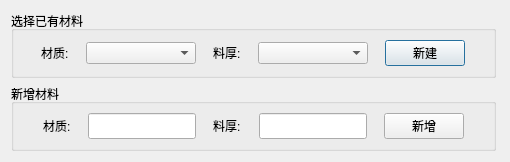
<?xml version="1.0" encoding="UTF-8"?>
<ui version="4.0">
 <class>CAM_NewMaterial</class>
 <widget class="QDialog" name="CAM_NewMaterial">
  <property name="enabled">
   <bool>true</bool>
  </property>
  <property name="geometry">
   <rect>
    <x>0</x>
    <y>0</y>
    <width>510</width>
    <height>140</height>
   </rect>
  </property>
  <property name="sizePolicy">
   <sizepolicy hsizetype="Fixed" vsizetype="Fixed">
    <horstretch>0</horstretch>
    <verstretch>0</verstretch>
   </sizepolicy>
  </property>
  <property name="minimumSize">
   <size>
    <width>510</width>
    <height>0</height>
   </size>
  </property>
  <property name="maximumSize">
   <size>
    <width>510</width>
    <height>140</height>
   </size>
  </property>
  <property name="windowTitle">
   <string>新建材料</string>
  </property>
  <property name="windowIcon">
   <iconset resource="resource.qrc">
    <normaloff>:/rec/Resource/company/wit.png</normaloff>:/rec/Resource/company/wit.png</iconset>
  </property>
  <property name="modal">
   <bool>true</bool>
  </property>
  <layout class="QVBoxLayout" name="verticalLayout">
   <property name="rightMargin">
    <number>0</number>
   </property>
   <item>
    <widget class="QGroupBox" name="groupBox">
     <property name="sizePolicy">
      <sizepolicy hsizetype="Fixed" vsizetype="Expanding">
       <horstretch>0</horstretch>
       <verstretch>0</verstretch>
      </sizepolicy>
     </property>
     <property name="minimumSize">
      <size>
       <width>485</width>
       <height>0</height>
      </size>
     </property>
     <property name="maximumSize">
      <size>
       <width>485</width>
       <height>16777215</height>
      </size>
     </property>
     <property name="title">
      <string>选择已有材料</string>
     </property>
     <layout class="QFormLayout" name="formLayout_2">
      <property name="rightMargin">
       <number>0</number>
      </property>
      <item row="0" column="0">
       <layout class="QHBoxLayout" name="horizontalLayout_2" stretch="1,1,1,1,1,1,1,1,1,1">
        <property name="spacing">
         <number>4</number>
        </property>
        <property name="leftMargin">
         <number>5</number>
        </property>
        <item>
         <spacer name="horizontalSpacer_9">
          <property name="orientation">
           <enum>Qt::Horizontal</enum>
          </property>
          <property name="sizeHint" stdset="0">
           <size>
            <width>13</width>
            <height>20</height>
           </size>
          </property>
         </spacer>
        </item>
        <item>
         <widget class="QLabel" name="label_3">
          <property name="sizePolicy">
           <sizepolicy hsizetype="Expanding" vsizetype="Preferred">
            <horstretch>0</horstretch>
            <verstretch>0</verstretch>
           </sizepolicy>
          </property>
          <property name="text">
           <string>材质:</string>
          </property>
         </widget>
        </item>
        <item>
         <spacer name="horizontalSpacer">
          <property name="orientation">
           <enum>Qt::Horizontal</enum>
          </property>
          <property name="sizeHint" stdset="0">
           <size>
            <width>13</width>
            <height>20</height>
           </size>
          </property>
         </spacer>
        </item>
        <item>
         <widget class="QComboBox" name="comboBox_2">
          <property name="sizePolicy">
           <sizepolicy hsizetype="Expanding" vsizetype="Fixed">
            <horstretch>0</horstretch>
            <verstretch>0</verstretch>
           </sizepolicy>
          </property>
          <property name="minimumSize">
           <size>
            <width>110</width>
            <height>0</height>
           </size>
          </property>
         </widget>
        </item>
        <item>
         <spacer name="horizontalSpacer_2">
          <property name="orientation">
           <enum>Qt::Horizontal</enum>
          </property>
          <property name="sizeHint" stdset="0">
           <size>
            <width>13</width>
            <height>20</height>
           </size>
          </property>
         </spacer>
        </item>
        <item>
         <widget class="QLabel" name="label_4">
          <property name="sizePolicy">
           <sizepolicy hsizetype="Expanding" vsizetype="Preferred">
            <horstretch>0</horstretch>
            <verstretch>0</verstretch>
           </sizepolicy>
          </property>
          <property name="text">
           <string>料厚:</string>
          </property>
         </widget>
        </item>
        <item>
         <spacer name="horizontalSpacer_3">
          <property name="orientation">
           <enum>Qt::Horizontal</enum>
          </property>
          <property name="sizeHint" stdset="0">
           <size>
            <width>13</width>
            <height>20</height>
           </size>
          </property>
         </spacer>
        </item>
        <item>
         <widget class="QComboBox" name="comboBox">
          <property name="sizePolicy">
           <sizepolicy hsizetype="Expanding" vsizetype="Fixed">
            <horstretch>0</horstretch>
            <verstretch>0</verstretch>
           </sizepolicy>
          </property>
          <property name="minimumSize">
           <size>
            <width>110</width>
            <height>0</height>
           </size>
          </property>
         </widget>
        </item>
        <item>
         <spacer name="horizontalSpacer_10">
          <property name="orientation">
           <enum>Qt::Horizontal</enum>
          </property>
          <property name="sizeHint" stdset="0">
           <size>
            <width>13</width>
            <height>20</height>
           </size>
          </property>
         </spacer>
        </item>
        <item>
         <widget class="QPushButton" name="pushButton_new">
          <property name="sizePolicy">
           <sizepolicy hsizetype="Expanding" vsizetype="Fixed">
            <horstretch>0</horstretch>
            <verstretch>0</verstretch>
           </sizepolicy>
          </property>
          <property name="text">
           <string>新建</string>
          </property>
         </widget>
        </item>
       </layout>
      </item>
     </layout>
    </widget>
   </item>
   <item>
    <widget class="QGroupBox" name="groupBox_2">
     <property name="sizePolicy">
      <sizepolicy hsizetype="Fixed" vsizetype="Expanding">
       <horstretch>0</horstretch>
       <verstretch>0</verstretch>
      </sizepolicy>
     </property>
     <property name="minimumSize">
      <size>
       <width>485</width>
       <height>0</height>
      </size>
     </property>
     <property name="maximumSize">
      <size>
       <width>485</width>
       <height>16777215</height>
      </size>
     </property>
     <property name="title">
      <string>新增材料</string>
     </property>
     <layout class="QFormLayout" name="formLayout">
      <property name="rightMargin">
       <number>0</number>
      </property>
      <item row="0" column="0">
       <layout class="QHBoxLayout" name="horizontalLayout">
        <property name="spacing">
         <number>4</number>
        </property>
        <property name="leftMargin">
         <number>5</number>
        </property>
        <item>
         <spacer name="horizontalSpacer_8">
          <property name="orientation">
           <enum>Qt::Horizontal</enum>
          </property>
          <property name="sizeHint" stdset="0">
           <size>
            <width>15</width>
            <height>20</height>
           </size>
          </property>
         </spacer>
        </item>
        <item>
         <widget class="QLabel" name="label">
          <property name="sizePolicy">
           <sizepolicy hsizetype="Expanding" vsizetype="Preferred">
            <horstretch>0</horstretch>
            <verstretch>0</verstretch>
           </sizepolicy>
          </property>
          <property name="text">
           <string>材质:</string>
          </property>
         </widget>
        </item>
        <item>
         <spacer name="horizontalSpacer_4">
          <property name="orientation">
           <enum>Qt::Horizontal</enum>
          </property>
          <property name="sizeHint" stdset="0">
           <size>
            <width>13</width>
            <height>20</height>
           </size>
          </property>
         </spacer>
        </item>
        <item>
         <widget class="QLineEdit" name="lineEdit_2">
          <property name="sizePolicy">
           <sizepolicy hsizetype="Expanding" vsizetype="Expanding">
            <horstretch>0</horstretch>
            <verstretch>0</verstretch>
           </sizepolicy>
          </property>
          <property name="maximumSize">
           <size>
            <width>110</width>
            <height>16777215</height>
           </size>
          </property>
         </widget>
        </item>
        <item>
         <spacer name="horizontalSpacer_5">
          <property name="orientation">
           <enum>Qt::Horizontal</enum>
          </property>
          <property name="sizeHint" stdset="0">
           <size>
            <width>13</width>
            <height>20</height>
           </size>
          </property>
         </spacer>
        </item>
        <item>
         <widget class="QLabel" name="label_2">
          <property name="sizePolicy">
           <sizepolicy hsizetype="Expanding" vsizetype="Preferred">
            <horstretch>0</horstretch>
            <verstretch>0</verstretch>
           </sizepolicy>
          </property>
          <property name="text">
           <string>料厚:</string>
          </property>
         </widget>
        </item>
        <item>
         <spacer name="horizontalSpacer_6">
          <property name="orientation">
           <enum>Qt::Horizontal</enum>
          </property>
          <property name="sizeHint" stdset="0">
           <size>
            <width>14</width>
            <height>20</height>
           </size>
          </property>
         </spacer>
        </item>
        <item>
         <widget class="QLineEdit" name="lineEdit">
          <property name="sizePolicy">
           <sizepolicy hsizetype="Expanding" vsizetype="Expanding">
            <horstretch>0</horstretch>
            <verstretch>0</verstretch>
           </sizepolicy>
          </property>
          <property name="minimumSize">
           <size>
            <width>0</width>
            <height>0</height>
           </size>
          </property>
          <property name="maximumSize">
           <size>
            <width>110</width>
            <height>16777215</height>
           </size>
          </property>
         </widget>
        </item>
        <item>
         <spacer name="horizontalSpacer_7">
          <property name="orientation">
           <enum>Qt::Horizontal</enum>
          </property>
          <property name="sizeHint" stdset="0">
           <size>
            <width>13</width>
            <height>20</height>
           </size>
          </property>
         </spacer>
        </item>
        <item>
         <widget class="QPushButton" name="pushButton_add">
          <property name="sizePolicy">
           <sizepolicy hsizetype="Expanding" vsizetype="Fixed">
            <horstretch>0</horstretch>
            <verstretch>0</verstretch>
           </sizepolicy>
          </property>
          <property name="text">
           <string>新增</string>
          </property>
         </widget>
        </item>
       </layout>
      </item>
     </layout>
    </widget>
   </item>
  </layout>
 </widget>
 <resources>
  <include location="resource.qrc"/>
 </resources>
 <connections/>
</ui>
